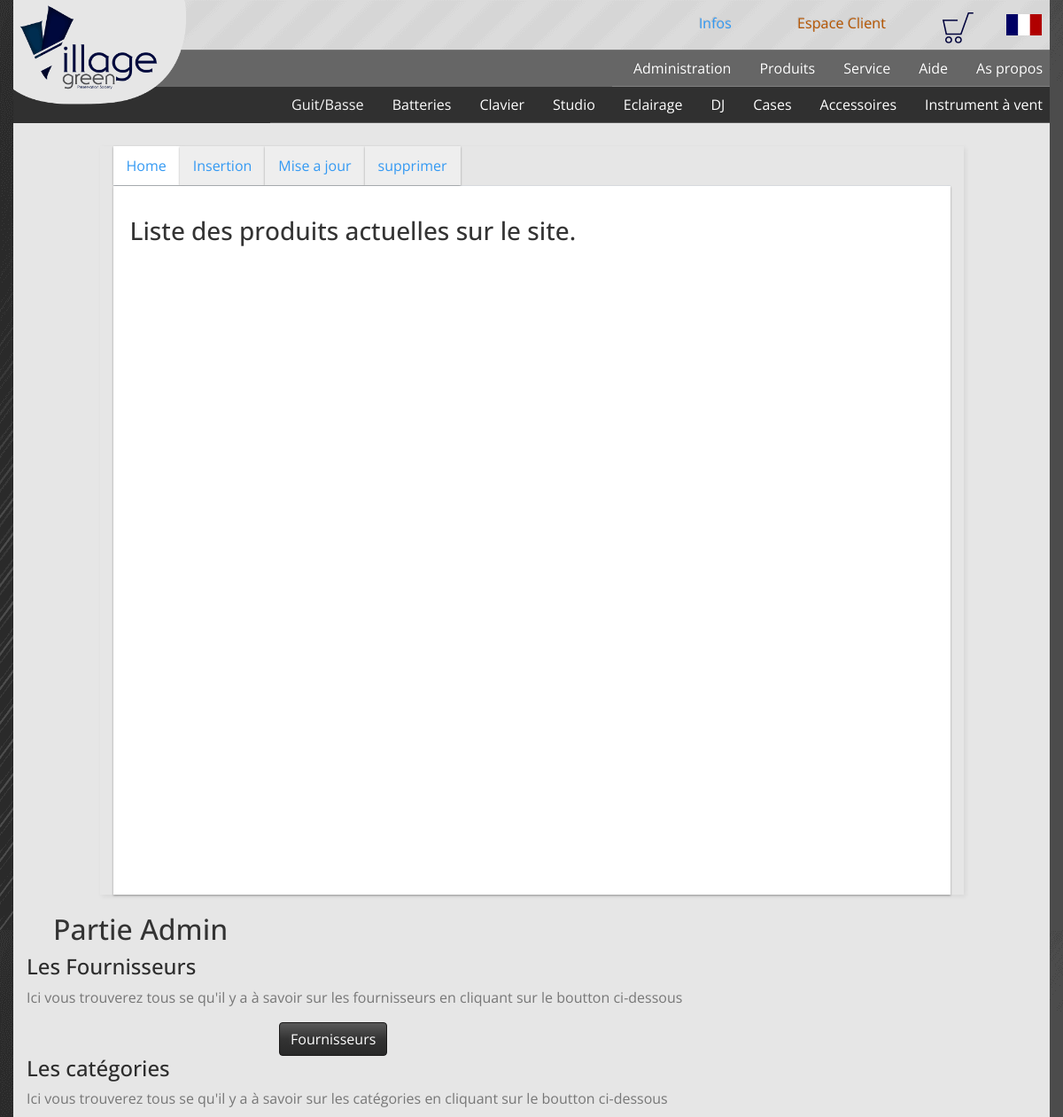
/filrouge/index.php/administration (upper part), run on an earlier commit of the app's database.
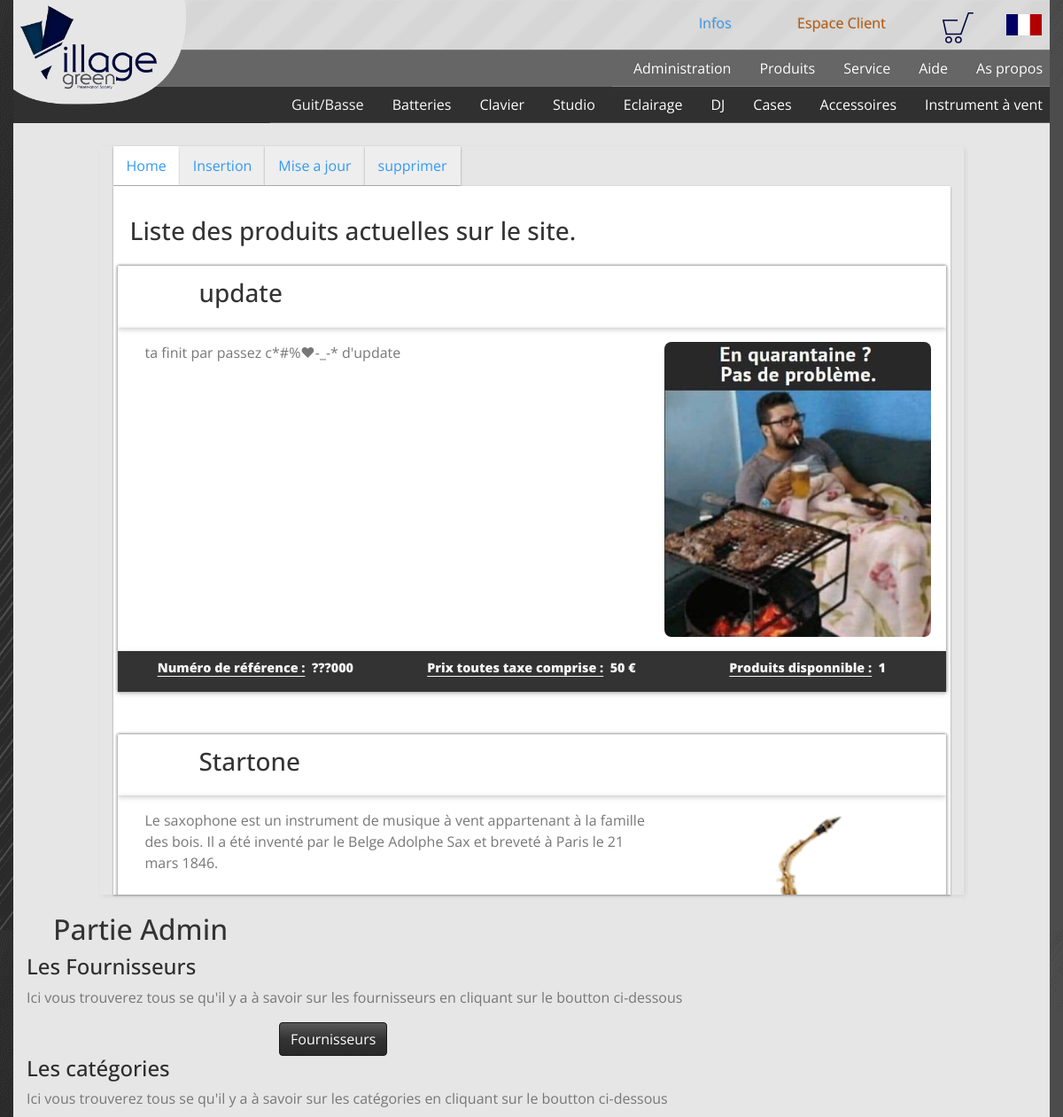
And on a later commit of the database.
### tables this page shows
CREATE TABLE IF NOT EXISTS `produits` (
  `PRO_ID` int(11) NOT NULL AUTO_INCREMENT,
  `CAT_ID` int(11) NOT NULL,
  `PRO_LIBELLE` varchar(50) DEFAULT NULL,
  `PRO_REF` varchar(50) DEFAULT NULL,
  `PRO_DESCRIPTION` varchar(500) DEFAULT NULL,
  `PRO_PRIX_ACHAT` float DEFAULT NULL,
  `PRO_PHOTO` varchar(255) DEFAULT NULL,
  `PRO_STOCK_PHYSIQUE` int(11) DEFAULT NULL,
  `PRO_STOCK_ALERTE` int(11) DEFAULT NULL,
  `PRO_SLUG` varchar(255) DEFAULT NULL,
  PRIMARY KEY (`PRO_ID`),
  KEY `FK_cat_id` (`CAT_ID`)
);

### filrouge/application/libraries/Templates.php (called while the page is built, shortened)
<?php
class Templates
{
	private $_CI;
	public function __construct()
	{
	    $this->_CI =& get_instance();
	}
	public function display($sViewName, $aView = array(), $aNotDisplay = array())
	{
		$aDefaultDisplay = array('layouts/header', $sViewName, 'layouts/footer');
		foreach ($aDefaultDisplay as $sKey => $sItem)
		{
			if ($sKey != 'sViewName')
			{
			    $sItem = $sItem;
			}
			$this->_CI->load->view($sItem, $aView);
		}
	}
}

### filrouge/application/controllers/Administration.php (called while the page is built, shortened)
<?php
class Administration extends CI_Controller {
	public function index() {
		$data['data']= $this->produits_model->get_produits();
		$this->templates->display('administration/index', $data);
	}
}

### filrouge/index.php (called while the page is built, shortened)
<?php
require_once BASEPATH.'core/CodeIgniter.php';

### filrouge/application/models/Produits_model.php (called while the page is built, shortened)
<?php
class Produits_model extends CI_Model {
	public function get_produits() {
		$this->db->order_by('produits.PRO_ID', 'DESC')
			     ->join('categorie', 'categorie.CAT_ID = produits.CAT_ID')
				 ->having('PRO_STOCK_PHYSIQUE != 0');
		$query = $this->db->get('produits');
		return $query->result();
	}
}

### filrouge/application/views/administration/index.php (the view, shortened to what this page needs)
    <div class="col-10 offset-1 my-3 main-produits">
        <ul class="nav nav-tabs" id="Administration-produits">
            <li class="active"><a href="#homeProduits">Home</a></li>
            <li><a href="#insertProduits">Insertion</a></li>
            <li><a href="#updateProduits">Mise a jour</a></li>
            <li><a href="#deleteProduits">supprimer</a></li>
        </ul>
        <div class="tab-content">
            <div class="tab-pane active" id="homeProduits">
                <div class="row">
                    <h3>Liste des produits actuelles sur le site.</h3>
                </div>
                <?php foreach ($data as $pro) { ?>
                    <div class="row tabs-desc mb-5">
                        <div class="row col-12 p-0 m-0">
                            <h3 class="offset-1 col-10-"><?php echo $pro->PRO_LIBELLE;?></h3>
                        </div>
                        <div class="row col-12 p-3 m-0">
                            <p class="col-8"><?php echo $pro->PRO_DESCRIPTION;?></p>
                            <img src="<?php echo base_url() ;?>assets/img/produits/listes/<?php echo $pro->PRO_SLUG;?>.<?php echo $pro->PRO_PHOTO;?>" alt="<?php echo $pro->PRO_LIBELLE ;?>" class="col-4 img-fluid">
                        </div>
                        <div class="row col-12 p-0 m-0 pt-2 bg-dark tabs-info">
                            <p class="col-4 text-center"><u>Numéro de référence&nbsp;:</u>&nbsp;&nbsp;<?php echo $pro->PRO_REF;?></p>
                            <p class="col-4 text-center"><u>Prix toutes taxe comprise&nbsp;:</u>&nbsp;&nbsp;<?php echo $pro->PRO_PRIX_ACHAT;?>&nbsp;€</p>
                            <p class="col-4 text-center"><u>Produits disponnible&nbsp;:</u>&nbsp;&nbsp;<?php echo $pro->PRO_STOCK_PHYSIQUE;?></p>
                        </div>
                    </div>
                <?php } ;?>
            </div>
        </div>
    </div>
<div class="container-fluid">
            <div class="row">
                <div class="col-12 col-sm-6 col-md-6 col-lg-8 col-xl-12">
                    <h1 class="text-dark">Partie Admin</h1>
                    <section>
                        <article>
                            <h4 classe="success bg-dark">Les Fournisseurs</h4>
                            <p>Ici vous trouverez tous se qu'il y a à savoir sur les fournisseurs en cliquant sur le boutton ci-dessous</p>
                            <a href="<?php echo site_url("fournisseurs/fourni_list");?>" class="btn btn-dark offset-3" target="_blank"> Fournisseurs</a>
                        </article>
                    </section>
                    <section>
                        <article>
                            <h4 classe="success bg-dark">Les catégories</h4>
                            <p>Ici vous trouverez tous se qu'il y a à savoir sur les catégories en cliquant sur le boutton ci-dessous</p>
                        </article>
                    </section>
</div>
</div>
</div>

### filrouge/application/views/layouts/header.php (shortened to what this page needs)
<!DOCTYPE html>
<html lang="fr">
<head>
    <link rel="stylesheet" href="https://stackpath.bootstrapcdn.com/bootstrap/4.4.0/css/bootstrap.min.css">
    <link rel="stylesheet" href="<?php echo base_url("assets/css/")."bootstrap.min.css";?>">
    <link rel="stylesheet" href="<?php echo base_url("assets/css/")."style.css" ;?>">
</head>
<body class="container root" style="background:url('<?php echo base_url('assets/img/accueil/background_village.png');?>')">
    <div class="wrap m-0 p-0">
        <header class="col-12 px-0">
            <div class="container p-0">
                <div class="col-12 p-0">
                    <div class="row m-0 d-bk" style="background:url('<?php echo base_url('assets/img/header/3_bandes.png');?>');">
                        <figure class="col-md-2 col-lg-2 d-none d-md-block p-0 ">
                            <a class="navbar-brand" href="<?php echo base_url();?>" title="Vers l'accueil de Village Green">
                                <img class="d-inline-blocks" src="<?= base_url('assets/img/header/').'logo_village_green.png'?>" alt="logo de l'entreprise village green" title="logo">
                            </a>
                        </figure>
                        <div class="col-md-9 col-xs-12 p-0 ml-auto d-sm-none d-sm-block">
                            <nav class="navbar navbar-expand-sm firstNav px-0 py-0">
                                <div class="collapse navbar-collapse pl-0" id="target1">
                                    <ul class="navbar-nav ml-auto pt-3 mr-2">
                                        <li class="nav-item col-3 nav-link active pl-4">
                                            <?= anchor('path/assistance/#info', "Infos") ;?>
                                        </li>
                                        <div class="dropdown nav-link active col-5">
                                            <button type="button" data-toggle="dropdown" class="nav-link pl-4">Espace Client<span class="void"></span>
                                            </button>
                                        </div>
                                        <li class="nav-item col-2 pr-5 nav-link active pl-4">
                                            <a class="" href="<?php echo site_url("admin/Panier");?>">
                                                <img title="boutique de Village Green" src="<?= base_url('assets/img/').'header/picto_panier.png'?>" alt="boutique">
                                            </a>
                                        </li>
                                        <li class="nav-link active px-4 col-2">
                                            <img title="choisir sa langue" src="<?= base_url('assets/img/header/').'picto_pays.png'?>" alt="choisir sa langue">
                                        </li>
                                    </ul>
                                </div>
                            </nav>
                            <div class="d-sm-none d-sm-block">
                                <nav class="navbar navbar-expand-sm navbar-dark secondNav px-0 py-0 ">
                                    <div class="collapse navbar-collapse pl-0" id="target2">
                                        <ul class="navbar-nav ml-auto pl-0 pr-0">
                                            <li class="nav-item active col-xs-3"><a class="nav-link pl-4" href="<?php echo site_url("administration/index");?>">Administration</a></li>
                                            <li class="nav-item active col-xs-3">
                                                <?= anchor('produits/index', "Produits", ["class" => "nav-link pl-4"]);?>
                                            </li>
                                            <li class="nav-item active col-xs-3">
                                                <?= anchor('path/assistance/service/#service', "Service", ["class" => "nav-link pl-4"]);?>
                                            </li>
                                            <li class="nav-item active col-xs-3">
                                                <?= anchor('path/assistance/aide/#aide', "Aide", ["class" => "nav-link pl-4"]);?>
                                            </li>
                                            <li class="nav-item active col-xs-3">
                                                <?= anchor('path/assistance/propos/#propos', "As propos", ["class" => "nav-link pl-4"]);?>
                                            </li>
                                        </ul>
                                    </div>
                                </nav>
                            </div>
                        </div>
                    </div>
                    <div class="row ml-0 mr-0">
                        <nav class="navbar navbar-expand-xl navbar-dark thirdNav col-xl-12 align-bottom px-0 py-0">
                            <div class="collapse navbar-collapse pl-0" id="target3">
                                <ul class="navbar-nav ml-auto pl-0 pr-0 m-0">
                                    <div class="dropdown nav-link pl-4">
                                        <button type="button" data-toggle="dropdown">Guit/Basse
                                        </button>
                                    </div>
                                    <li class="nav-item active col-xs-1"><a class="nav-link pl-4" href="/" title="Batteries">Batteries</a></li>
                                    <li class="nav-item active col-xs-1"><a class="nav-link pl-4" href="/" title="Clavier">Clavier</a></li>
                                    <li class="nav-item active col-xs-1"><a class="nav-link pl-4" href="/" title="Studio">Studio</a></li>
                                    <li class="nav-item active col-xs-1"><a class="nav-link pl-4" href="/" title="Eclairage">Eclairage</a> </li>
                                    <li class="nav-item active col-xs-1"><a class="nav-link pl-4" href="/" title="DJ">DJ</a></li>
                                    <li class="nav-item active col-xs-1"><a class="nav-link pl-4" href="/" title="Cases">Cases</a></li>
                                    <li class="nav-item active col-xs-1"><a class="nav-link pl-4" href="/" title="Accessoires">Accessoires</a></li>
                                    <li class="nav-item active col-xs-1"><a class="nav-link pl-4" href="/" title="Accessoires">Instrument à vent</a>
                                    </li>
                                </ul>
                            </div>
                        </nav>
                    </div>
                </div>
            </div>
        </header>

### filrouge/application/views/layouts/footer.php (shortened to what this page needs)
</body>
</html>

### filrouge/assets/css/style.css (style rules this page uses)
.root { --new-c-primary: navy; --new-c-second: #b55500; --new-c-third: #4d4d4d; --new-b-primary: #b3b3b3; --new-b-second: #e6e6e6; }
.container { width:100%; min-width:100%; }
body { overflow-x:hidden; background:url("assets/img/background_village.png"); background-repeat:no-repeat; z-index:1; }
.wrap { background-color:var(--new-b-second); z-index:2; }
h1,h2 { text-indent:30px; color:navy;font-size:2rem; }
[alt] { transition:all .2s; display:inline-flex; }
@media (min-width: 1200px) and (max-width: 1280px) { .container { width: 100%; max-width: 1250px; } }
@media (min-width: 1200px) and (max-width: 1280px) { header>.container { margin-left: auto !important; margin-right: auto !important; padding-right: 15px; padding-left: 15px; } }
@media (min-width: 1200px) and (max-width: 1280px) { [title="logo"] { width:100%; height:auto; } }

### filrouge/assets/css/pages/layouts.css (style rules this page uses)
.firstNav, .secondNav, .thirdNav { top:-10px; }
.navbar { padding-top:0!important; }
.secondNav { background:#666666; }
.thirdNav { background:#303030; padding:0; }
[data-toggle="dropdown"] { padding:0;margin:0; background:transparent; border:none; font-size:calc(100% + .25px); }
.firstNav [data-toggle="dropdown"] { color:var(--new-c-second); }
.thirdNav [data-toggle="dropdown"] { color: whitesmoke; }
.secondNav .nav-link { border-bottom:.25px solid gray; }
.thirdNav .nav-link { border-bottom:.25px solid #585858; }
.annexe, .cite, .marque>p,h3,li, .par-ann { color:whitesmoke; }
.annexe>ul,li { list-style-type:none; word-break:break-all; }

### filrouge/assets/css/pages/accueil.css (style rules this page uses)
figure { z-index:1; margin:0;padding:0; top:0; position:relative; display:block; }
[title="logo"] { width:125%; height:auto; position:absolute; top:0; }

### filrouge/assets/css/pages/produits.css (style rules this page uses)
.wrap-produits .card .face.revers2 .contenue p:nth-of-type(2),u { color:black; }

### filrouge/assets/css/pages/administration.css (style rules this page uses)
.main-produits { box-shadow:2px 2px 5px #33333315; }
.nav-tabs a { display: inline-block; background-color: #EEE; box-shadow: 0 1px 3px rgba(0,0,0,0.12), 0 1px 2px rgba(0,0,0,0.24); padding: 10px 15px; }
.nav-tabs .active a { background-color:#fff; }
.main-produits .tab-content .tab-pane h3 { color:#333; padding:14px; }
.tab-content { position: relative; z-index: 3; padding: 20px; background-color: #fff; box-shadow: 0 1px 3px rgba(0,0,0,0.12), 0 1px 2px rgba(0,0,0,0.24); margin-bottom: 20px; height:100vh; overflow-y:auto; }
.tab-pane .tabs-desc { box-shadow:0 0 3px #333; }
.tab-pane .tabs-desc .row { box-shadow: 0px 2px 6px #ccc; }
.tab-pane .tabs-desc .p-3 img { padding: 0; border-radius: 8px; }
.tab-pane .tabs-info p,u { color:whitesmoke; text-underline-position:under; font-weight: 900; font-size: .9rem; }

What changed in the data, as far as the page shows it:
added produits: PRO_LIBELLE "update", PRO_DESCRIPTION "ta finit par passez c*#%♥-_-* d'update", PRO_SLUG+PRO_LIBELLE (picture), PRO_REF "???000", PRO_PRIX_ACHAT "50", PRO_STOCK_PHYSIQUE "1"
now on this page (row edited): produits: PRO_LIBELLE "Startone", PRO_DESCRIPTION "Le saxophone est un instrument de musique à vent appartenant à la famille des bois. Il a été inventé par le Belge Adolphe Sax et breveté à Paris le 21 mars 1846.", PRO_SLUG+PRO_LIBELLE (picture)
